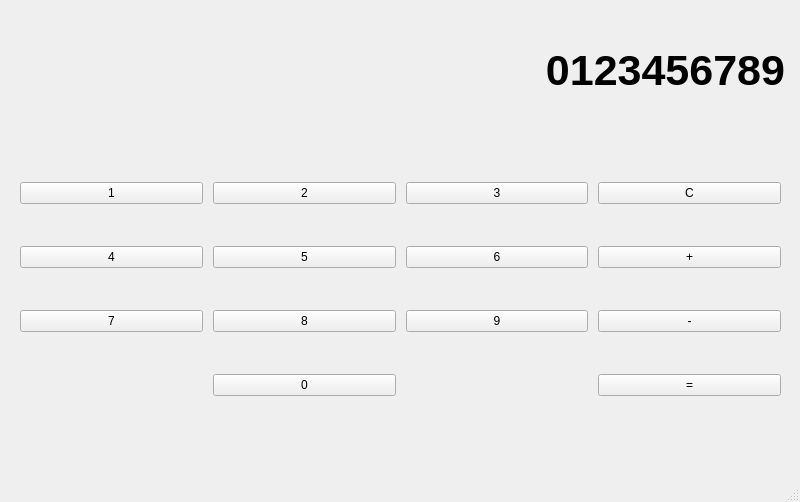
<?xml version="1.0" encoding="UTF-8"?>
<ui version="4.0">
 <class>calculator</class>
 <widget class="QMainWindow" name="calculator">
  <property name="geometry">
   <rect>
    <x>0</x>
    <y>0</y>
    <width>800</width>
    <height>502</height>
   </rect>
  </property>
  <property name="windowTitle">
   <string>calculator</string>
  </property>
  <widget class="QWidget" name="centralwidget">
   <widget class="QWidget" name="gridLayoutWidget">
    <property name="geometry">
     <rect>
      <x>10</x>
      <y>140</y>
      <width>781</width>
      <height>301</height>
     </rect>
    </property>
    <layout class="QGridLayout" name="gridLayout" rowstretch="0,0,0,0" columnstretch="0,0,0,0">
     <property name="sizeConstraint">
      <enum>QLayout::SetNoConstraint</enum>
     </property>
     <property name="leftMargin">
      <number>10</number>
     </property>
     <property name="topMargin">
      <number>10</number>
     </property>
     <property name="rightMargin">
      <number>10</number>
     </property>
     <property name="bottomMargin">
      <number>10</number>
     </property>
     <property name="spacing">
      <number>10</number>
     </property>
     <item row="1" column="3">
      <widget class="QPushButton" name="btnAdd">
       <property name="text">
        <string>+</string>
       </property>
      </widget>
     </item>
     <item row="1" column="0">
      <widget class="QPushButton" name="btnNum4">
       <property name="text">
        <string>4</string>
       </property>
      </widget>
     </item>
     <item row="3" column="1">
      <widget class="QPushButton" name="btnNum0">
       <property name="text">
        <string>0</string>
       </property>
      </widget>
     </item>
     <item row="0" column="2">
      <widget class="QPushButton" name="btnNum3">
       <property name="text">
        <string>3</string>
       </property>
      </widget>
     </item>
     <item row="0" column="0">
      <widget class="QPushButton" name="btnNum1">
       <property name="text">
        <string>1</string>
       </property>
      </widget>
     </item>
     <item row="1" column="2">
      <widget class="QPushButton" name="btnNum6">
       <property name="text">
        <string>6</string>
       </property>
      </widget>
     </item>
     <item row="2" column="2">
      <widget class="QPushButton" name="btnNum9">
       <property name="text">
        <string>9</string>
       </property>
      </widget>
     </item>
     <item row="0" column="1">
      <widget class="QPushButton" name="btnNum2">
       <property name="text">
        <string>2</string>
       </property>
      </widget>
     </item>
     <item row="2" column="1">
      <widget class="QPushButton" name="btnNum8">
       <property name="text">
        <string>8</string>
       </property>
      </widget>
     </item>
     <item row="2" column="0">
      <widget class="QPushButton" name="btnNum7">
       <property name="text">
        <string>7</string>
       </property>
      </widget>
     </item>
     <item row="0" column="3">
      <widget class="QPushButton" name="btnClear">
       <property name="text">
        <string>C</string>
       </property>
      </widget>
     </item>
     <item row="3" column="3">
      <widget class="QPushButton" name="btnEqual">
       <property name="text">
        <string>=</string>
       </property>
      </widget>
     </item>
     <item row="2" column="3">
      <widget class="QPushButton" name="btnSubtract">
       <property name="text">
        <string>-</string>
       </property>
      </widget>
     </item>
     <item row="1" column="1">
      <widget class="QPushButton" name="btnNum5">
       <property name="text">
        <string>5</string>
       </property>
      </widget>
     </item>
    </layout>
   </widget>
   <widget class="QLabel" name="lblDisplay">
    <property name="geometry">
     <rect>
      <x>14</x>
      <y>20</y>
      <width>771</width>
      <height>101</height>
     </rect>
    </property>
    <property name="font">
     <font>
      <pointsize>32</pointsize>
      <weight>75</weight>
      <bold>true</bold>
     </font>
    </property>
    <property name="text">
     <string>0123456789</string>
    </property>
    <property name="scaledContents">
     <bool>false</bool>
    </property>
    <property name="alignment">
     <set>Qt::AlignRight|Qt::AlignTrailing|Qt::AlignVCenter</set>
    </property>
   </widget>
  </widget>
  <widget class="QMenuBar" name="menubar">
   <property name="geometry">
    <rect>
     <x>0</x>
     <y>0</y>
     <width>800</width>
     <height>25</height>
    </rect>
   </property>
  </widget>
  <widget class="QStatusBar" name="statusbar"/>
 </widget>
 <resources/>
 <connections/>
</ui>
